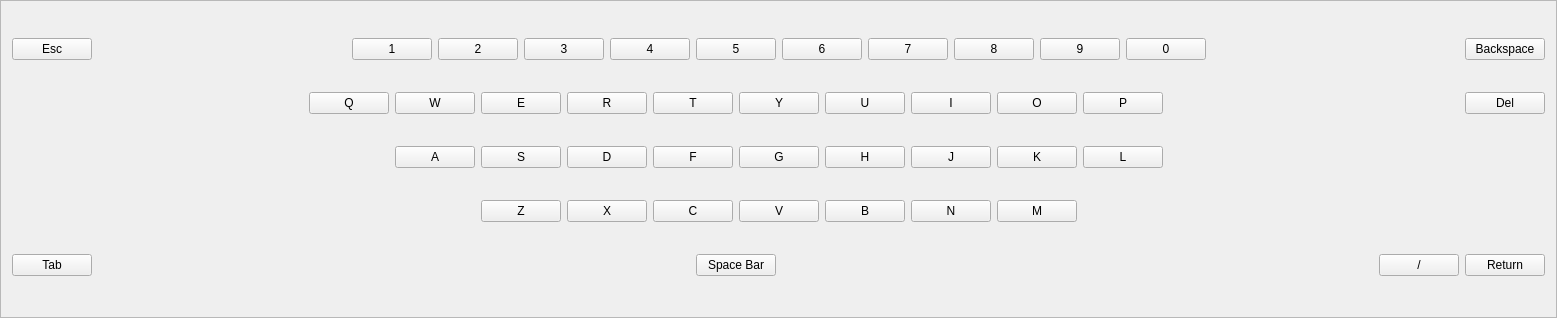
<?xml version="1.0" encoding="UTF-8"?>
<ui version="4.0">
 <class>MinosKeyboard</class>
 <widget class="QFrame" name="MinosKeyboard">
  <property name="geometry">
   <rect>
    <x>0</x>
    <y>0</y>
    <width>1557</width>
    <height>318</height>
   </rect>
  </property>
  <property name="windowTitle">
   <string>Frame</string>
  </property>
  <property name="frameShape">
   <enum>QFrame::StyledPanel</enum>
  </property>
  <property name="frameShadow">
   <enum>QFrame::Raised</enum>
  </property>
  <layout class="QVBoxLayout" name="verticalLayout">
   <item>
    <layout class="QHBoxLayout" name="horizontalLayout">
     <item>
      <widget class="QPushButton" name="escButton">
       <property name="text">
        <string>Esc</string>
       </property>
      </widget>
     </item>
     <item>
      <spacer name="horizontalSpacer">
       <property name="orientation">
        <enum>Qt::Horizontal</enum>
       </property>
       <property name="sizeHint" stdset="0">
        <size>
         <width>40</width>
         <height>20</height>
        </size>
       </property>
      </spacer>
     </item>
     <item>
      <widget class="QPushButton" name="pushButton">
       <property name="text">
        <string>1</string>
       </property>
      </widget>
     </item>
     <item>
      <widget class="QPushButton" name="pushButton_2">
       <property name="text">
        <string>2</string>
       </property>
      </widget>
     </item>
     <item>
      <widget class="QPushButton" name="pushButton_3">
       <property name="text">
        <string>3</string>
       </property>
      </widget>
     </item>
     <item>
      <widget class="QPushButton" name="pushButton_4">
       <property name="text">
        <string>4</string>
       </property>
      </widget>
     </item>
     <item>
      <widget class="QPushButton" name="pushButton_5">
       <property name="text">
        <string>5</string>
       </property>
      </widget>
     </item>
     <item>
      <widget class="QPushButton" name="pushButton_6">
       <property name="text">
        <string>6</string>
       </property>
      </widget>
     </item>
     <item>
      <widget class="QPushButton" name="pushButton_7">
       <property name="text">
        <string>7</string>
       </property>
      </widget>
     </item>
     <item>
      <widget class="QPushButton" name="pushButton_8">
       <property name="text">
        <string>8</string>
       </property>
      </widget>
     </item>
     <item>
      <widget class="QPushButton" name="pushButton_9">
       <property name="text">
        <string>9</string>
       </property>
      </widget>
     </item>
     <item>
      <widget class="QPushButton" name="pushButton_10">
       <property name="text">
        <string>0</string>
       </property>
      </widget>
     </item>
     <item>
      <spacer name="horizontalSpacer_2">
       <property name="orientation">
        <enum>Qt::Horizontal</enum>
       </property>
       <property name="sizeHint" stdset="0">
        <size>
         <width>40</width>
         <height>20</height>
        </size>
       </property>
      </spacer>
     </item>
     <item>
      <widget class="QPushButton" name="backspaceButton">
       <property name="text">
        <string>Backspace</string>
       </property>
      </widget>
     </item>
    </layout>
   </item>
   <item>
    <layout class="QHBoxLayout" name="horizontalLayout_2">
     <item>
      <spacer name="horizontalSpacer_3">
       <property name="orientation">
        <enum>Qt::Horizontal</enum>
       </property>
       <property name="sizeHint" stdset="0">
        <size>
         <width>40</width>
         <height>20</height>
        </size>
       </property>
      </spacer>
     </item>
     <item>
      <widget class="QPushButton" name="pushButton_11">
       <property name="text">
        <string>Q</string>
       </property>
      </widget>
     </item>
     <item>
      <widget class="QPushButton" name="pushButton_12">
       <property name="text">
        <string>W</string>
       </property>
      </widget>
     </item>
     <item>
      <widget class="QPushButton" name="pushButton_13">
       <property name="text">
        <string>E</string>
       </property>
      </widget>
     </item>
     <item>
      <widget class="QPushButton" name="pushButton_14">
       <property name="text">
        <string>R</string>
       </property>
      </widget>
     </item>
     <item>
      <widget class="QPushButton" name="pushButton_15">
       <property name="text">
        <string>T</string>
       </property>
      </widget>
     </item>
     <item>
      <widget class="QPushButton" name="pushButton_16">
       <property name="text">
        <string>Y</string>
       </property>
      </widget>
     </item>
     <item>
      <widget class="QPushButton" name="pushButton_17">
       <property name="text">
        <string>U</string>
       </property>
      </widget>
     </item>
     <item>
      <widget class="QPushButton" name="pushButton_18">
       <property name="text">
        <string>I</string>
       </property>
      </widget>
     </item>
     <item>
      <widget class="QPushButton" name="pushButton_19">
       <property name="text">
        <string>O</string>
       </property>
      </widget>
     </item>
     <item>
      <widget class="QPushButton" name="pushButton_20">
       <property name="text">
        <string>P</string>
       </property>
      </widget>
     </item>
     <item>
      <spacer name="horizontalSpacer_4">
       <property name="orientation">
        <enum>Qt::Horizontal</enum>
       </property>
       <property name="sizeHint" stdset="0">
        <size>
         <width>40</width>
         <height>20</height>
        </size>
       </property>
      </spacer>
     </item>
     <item>
      <widget class="QPushButton" name="delButton">
       <property name="text">
        <string>Del</string>
       </property>
      </widget>
     </item>
    </layout>
   </item>
   <item>
    <layout class="QHBoxLayout" name="horizontalLayout_3">
     <item>
      <spacer name="horizontalSpacer_5">
       <property name="orientation">
        <enum>Qt::Horizontal</enum>
       </property>
       <property name="sizeHint" stdset="0">
        <size>
         <width>40</width>
         <height>20</height>
        </size>
       </property>
      </spacer>
     </item>
     <item>
      <widget class="QPushButton" name="pushButton_21">
       <property name="text">
        <string>A</string>
       </property>
      </widget>
     </item>
     <item>
      <widget class="QPushButton" name="pushButton_22">
       <property name="text">
        <string>S</string>
       </property>
      </widget>
     </item>
     <item>
      <widget class="QPushButton" name="pushButton_23">
       <property name="text">
        <string>D</string>
       </property>
      </widget>
     </item>
     <item>
      <widget class="QPushButton" name="pushButton_24">
       <property name="text">
        <string>F</string>
       </property>
      </widget>
     </item>
     <item>
      <widget class="QPushButton" name="pushButton_25">
       <property name="text">
        <string>G</string>
       </property>
      </widget>
     </item>
     <item>
      <widget class="QPushButton" name="pushButton_26">
       <property name="text">
        <string>H</string>
       </property>
      </widget>
     </item>
     <item>
      <widget class="QPushButton" name="pushButton_27">
       <property name="text">
        <string>J</string>
       </property>
      </widget>
     </item>
     <item>
      <widget class="QPushButton" name="pushButton_28">
       <property name="text">
        <string>K</string>
       </property>
      </widget>
     </item>
     <item>
      <widget class="QPushButton" name="pushButton_29">
       <property name="text">
        <string>L</string>
       </property>
      </widget>
     </item>
     <item>
      <spacer name="horizontalSpacer_6">
       <property name="orientation">
        <enum>Qt::Horizontal</enum>
       </property>
       <property name="sizeHint" stdset="0">
        <size>
         <width>40</width>
         <height>20</height>
        </size>
       </property>
      </spacer>
     </item>
    </layout>
   </item>
   <item>
    <layout class="QHBoxLayout" name="horizontalLayout_4">
     <item>
      <spacer name="horizontalSpacer_7">
       <property name="orientation">
        <enum>Qt::Horizontal</enum>
       </property>
       <property name="sizeHint" stdset="0">
        <size>
         <width>40</width>
         <height>20</height>
        </size>
       </property>
      </spacer>
     </item>
     <item>
      <widget class="QPushButton" name="pushButton_30">
       <property name="text">
        <string>Z</string>
       </property>
      </widget>
     </item>
     <item>
      <widget class="QPushButton" name="pushButton_31">
       <property name="text">
        <string>X</string>
       </property>
      </widget>
     </item>
     <item>
      <widget class="QPushButton" name="pushButton_32">
       <property name="text">
        <string>C</string>
       </property>
      </widget>
     </item>
     <item>
      <widget class="QPushButton" name="pushButton_33">
       <property name="text">
        <string>V</string>
       </property>
      </widget>
     </item>
     <item>
      <widget class="QPushButton" name="pushButton_34">
       <property name="text">
        <string>B</string>
       </property>
      </widget>
     </item>
     <item>
      <widget class="QPushButton" name="pushButton_35">
       <property name="text">
        <string>N</string>
       </property>
      </widget>
     </item>
     <item>
      <widget class="QPushButton" name="pushButton_36">
       <property name="text">
        <string>M</string>
       </property>
      </widget>
     </item>
     <item>
      <spacer name="horizontalSpacer_8">
       <property name="orientation">
        <enum>Qt::Horizontal</enum>
       </property>
       <property name="sizeHint" stdset="0">
        <size>
         <width>40</width>
         <height>20</height>
        </size>
       </property>
      </spacer>
     </item>
    </layout>
   </item>
   <item>
    <layout class="QHBoxLayout" name="horizontalLayout_5">
     <item>
      <widget class="QPushButton" name="tabButton">
       <property name="text">
        <string>Tab</string>
       </property>
      </widget>
     </item>
     <item>
      <spacer name="horizontalSpacer_9">
       <property name="orientation">
        <enum>Qt::Horizontal</enum>
       </property>
       <property name="sizeHint" stdset="0">
        <size>
         <width>40</width>
         <height>20</height>
        </size>
       </property>
      </spacer>
     </item>
     <item>
      <widget class="QPushButton" name="spaceButton">
       <property name="text">
        <string>Space Bar</string>
       </property>
      </widget>
     </item>
     <item>
      <spacer name="horizontalSpacer_10">
       <property name="orientation">
        <enum>Qt::Horizontal</enum>
       </property>
       <property name="sizeHint" stdset="0">
        <size>
         <width>40</width>
         <height>20</height>
        </size>
       </property>
      </spacer>
     </item>
     <item>
      <widget class="QPushButton" name="pushButton_37">
       <property name="text">
        <string>/</string>
       </property>
      </widget>
     </item>
     <item>
      <widget class="QPushButton" name="returnButton">
       <property name="text">
        <string>Return</string>
       </property>
      </widget>
     </item>
    </layout>
   </item>
  </layout>
 </widget>
 <resources/>
 <connections/>
</ui>
